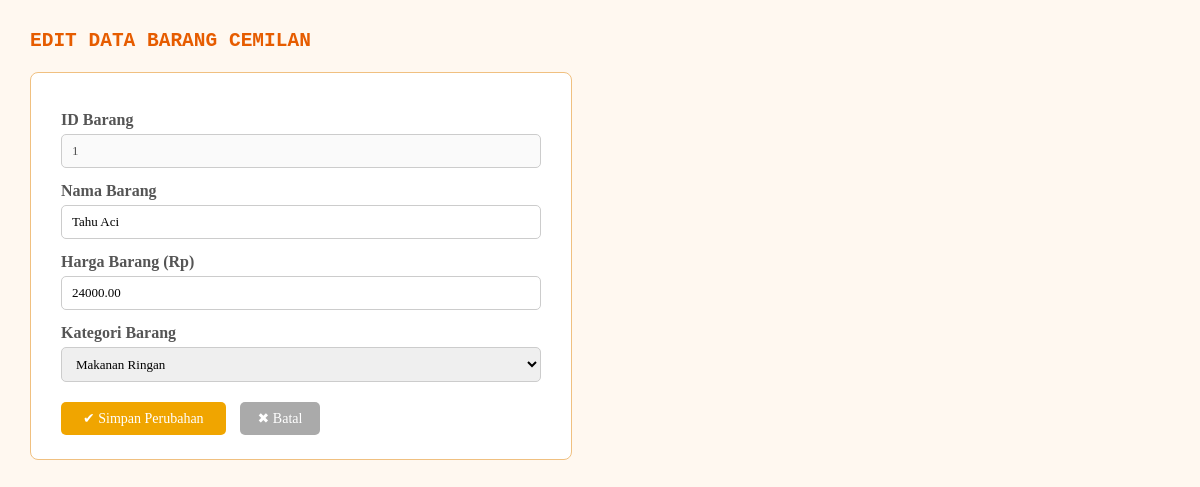
The page /edit.php?id=1 on the database its author committed.
### tables this page shows
CREATE TABLE `penjualan_cemilan` (
  `id_barang` int(11) NOT NULL,
  `nama_barang` varchar(150) NOT NULL,
  `harga_barang` decimal(10,2) NOT NULL,
  `kategori_barang` varchar(100) NOT NULL
);

### edit.php (the view, shortened to what this page needs)
<!DOCTYPE html PUBLIC "-//W3C//DTD XHTML 1.0 Transitional//EN" "http://www.w3.org/TR/xhtml1/DTD/xhtml1-transitional.dtd">
<html xmlns="http://www.w3.org/1999/xhtml">
<head>
</head>
<body>
<h2><strong><code>EDIT DATA BARANG CEMILAN</code></strong></h2>
<?php
$conn = mysqli_connect('localhost', 'root', '', 'toko_cemilan');
$id_barang = (int) $_GET['id'];
$stmt = mysqli_prepare($conn,
    "SELECT * FROM penjualan_cemilan WHERE id_barang = ?"
);
mysqli_stmt_bind_param($stmt, 'i', $id_barang);
mysqli_stmt_execute($stmt);
$result = mysqli_stmt_get_result($stmt);
$row    = mysqli_fetch_assoc($result);
?>
<div class="form-box">
  <form method="post" action="edit.php?id=<?php echo $row['id_barang']; ?>">
    <label>ID Barang</label>
    <input type="text" value="<?php echo $row['id_barang']; ?>" disabled />
    <label>Nama Barang</label>
    <input type="text" name="nama_barang"
           value="<?php echo htmlspecialchars($row['nama_barang']); ?>"
           required />
    <label>Harga Barang (Rp)</label>
    <input type="number" name="harga_barang" step="100" min="0"
           value="<?php echo $row['harga_barang']; ?>"
           required />
    <label>Kategori Barang</label>
    <select name="kategori_barang" required>
      <?php
      $kategori_list = ['Makanan Ringan','Cemilan','Gorengan','Kue Kering','Makanan Berat','Minuman','Lainnya'];
      foreach ($kategori_list as $kat) {
          $selected = ($row['kategori_barang'] == $kat) ? 'selected' : '';
          echo "<option value=\"$kat\" $selected>$kat</option>";
      }
      ?>
    </select>
    <div>
      <button type="submit" name="simpan" class="btn-update">&#10004; Simpan Perubahan</button>
      <a href="index.php" class="btn-batal">&#10006; Batal</a>
    </div>
  </form>
</div>
</body>
</html>

### edit.php (style rules this page uses)
body { font-family: Comic Sans MS, cursive; background-color: #fff8f0; margin: 30px; }
h2 { color: #e65c00; }
.form-box { background: #fff; border: 1px solid #f0c080; border-radius: 8px; padding: 24px 30px; max-width: 480px; margin-top: 16px; }
.form-box label { display: block; font-weight: bold; margin-bottom: 5px; margin-top: 14px; color: #555; }
.form-box input[type="text"], .form-box input[type="number"], .form-box select { width: 100%; padding: 8px 10px; border: 1px solid #ccc; border-radius: 5px; font-family: Comic Sans MS, cursive; font-size: 13px; box-sizing: border-box; }
.btn-update { margin-top: 20px; background-color: #f0a500; color: white; padding: 8px 22px; border: none; border-radius: 5px; font-family: Comic Sans MS, cursive; font-size: 14px; cursor: pointer; }
.btn-batal { margin-top: 20px; margin-left: 10px; background-color: #aaa; color: white; padding: 8px 18px; border: none; border-radius: 5px; font-family: Comic Sans MS, cursive; font-size: 14px; cursor: pointer; text-decoration: none; display: inline-block; }

### rows shown on the page
penjualan_cemilan: id_barang "1", nama_barang "Tahu Aci", harga_barang "24000.00"

### other values the page prints
form field kategori_barang "Makanan Ringan"
